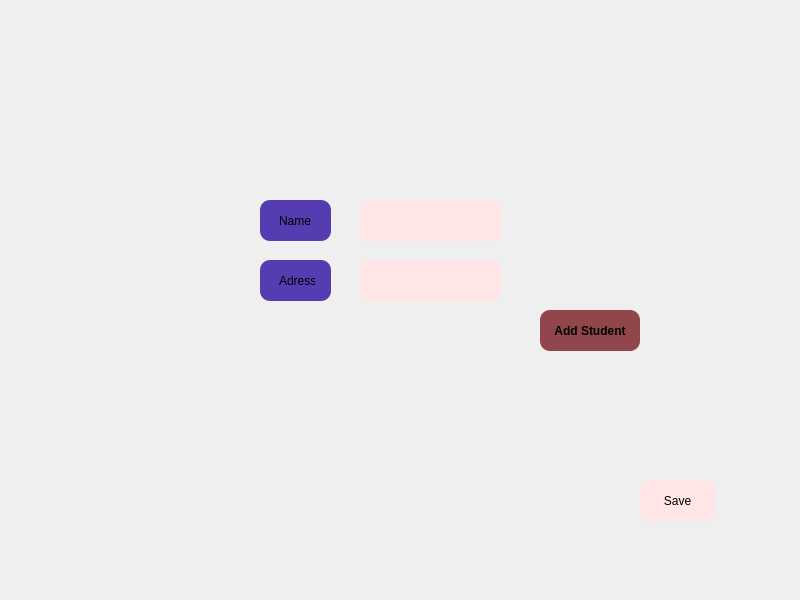
<?xml version="1.0" encoding="UTF-8"?>
<ui version="4.0">
 <class>MainWindow</class>
 <widget class="QMainWindow" name="MainWindow">
  <property name="geometry">
   <rect>
    <x>0</x>
    <y>0</y>
    <width>800</width>
    <height>600</height>
   </rect>
  </property>
  <property name="minimumSize">
   <size>
    <width>800</width>
    <height>600</height>
   </size>
  </property>
  <property name="maximumSize">
   <size>
    <width>800</width>
    <height>600</height>
   </size>
  </property>
  <property name="windowTitle">
   <string>MainWindow</string>
  </property>
  <widget class="QWidget" name="centralwidget">
   <widget class="QLabel" name="label">
    <property name="geometry">
     <rect>
      <x>0</x>
      <y>0</y>
      <width>800</width>
      <height>600</height>
     </rect>
    </property>
    <property name="minimumSize">
     <size>
      <width>800</width>
      <height>600</height>
     </size>
    </property>
    <property name="maximumSize">
     <size>
      <width>800</width>
      <height>600</height>
     </size>
    </property>
    <property name="text">
     <string/>
    </property>
    <property name="pixmap">
     <pixmap>../../visual/sky.png</pixmap>
    </property>
    <property name="scaledContents">
     <bool>false</bool>
    </property>
   </widget>
   <widget class="QLabel" name="label_2">
    <property name="geometry">
     <rect>
      <x>260</x>
      <y>200</y>
      <width>71</width>
      <height>41</height>
     </rect>
    </property>
    <property name="minimumSize">
     <size>
      <width>0</width>
      <height>41</height>
     </size>
    </property>
    <property name="styleSheet">
     <string notr="true">QLabel
{
	background-color:#553CB0;
	border-radius:10%;
	padding:16%
}</string>
    </property>
    <property name="text">
     <string>Name  </string>
    </property>
   </widget>
   <widget class="QLabel" name="label_3">
    <property name="geometry">
     <rect>
      <x>260</x>
      <y>260</y>
      <width>71</width>
      <height>41</height>
     </rect>
    </property>
    <property name="minimumSize">
     <size>
      <width>0</width>
      <height>41</height>
     </size>
    </property>
    <property name="styleSheet">
     <string notr="true">QLabel
{
	background-color:#553CB0;
	border-radius:10%;
	padding:16%
}</string>
    </property>
    <property name="text">
     <string>Adress</string>
    </property>
   </widget>
   <widget class="QLineEdit" name="name">
    <property name="geometry">
     <rect>
      <x>360</x>
      <y>200</y>
      <width>141</width>
      <height>41</height>
     </rect>
    </property>
    <property name="minimumSize">
     <size>
      <width>0</width>
      <height>41</height>
     </size>
    </property>
    <property name="styleSheet">
     <string notr="true">QLineEdit
{
	background-color:#FFE5E6;
	border-radius:10%;
}</string>
    </property>
   </widget>
   <widget class="QLineEdit" name="adress">
    <property name="geometry">
     <rect>
      <x>360</x>
      <y>260</y>
      <width>141</width>
      <height>41</height>
     </rect>
    </property>
    <property name="minimumSize">
     <size>
      <width>0</width>
      <height>41</height>
     </size>
    </property>
    <property name="styleSheet">
     <string notr="true">QLineEdit
{
	background-color:#FFE5E6;
	border-radius:10%;
}</string>
    </property>
   </widget>
   <widget class="QPushButton" name="add">
    <property name="geometry">
     <rect>
      <x>540</x>
      <y>310</y>
      <width>100</width>
      <height>41</height>
     </rect>
    </property>
    <property name="minimumSize">
     <size>
      <width>100</width>
      <height>41</height>
     </size>
    </property>
    <property name="font">
     <font>
      <weight>75</weight>
      <bold>true</bold>
     </font>
    </property>
    <property name="styleSheet">
     <string notr="true">QPushButton
{
	border-radius:10%;
	background-color:#90464A;

}</string>
    </property>
    <property name="text">
     <string>Add Student</string>
    </property>
   </widget>
   <widget class="QPushButton" name="savefile">
    <property name="geometry">
     <rect>
      <x>640</x>
      <y>480</y>
      <width>75</width>
      <height>41</height>
     </rect>
    </property>
    <property name="minimumSize">
     <size>
      <width>0</width>
      <height>41</height>
     </size>
    </property>
    <property name="styleSheet">
     <string notr="true">QPushButton
{
	border-radius:10%;
	background-color:#FFE5E6;

}
QPushButton:hover
{
	background-color:#553CB0;

}</string>
    </property>
    <property name="text">
     <string>Save</string>
    </property>
   </widget>
  </widget>
 </widget>
 <resources/>
 <connections/>
</ui>
